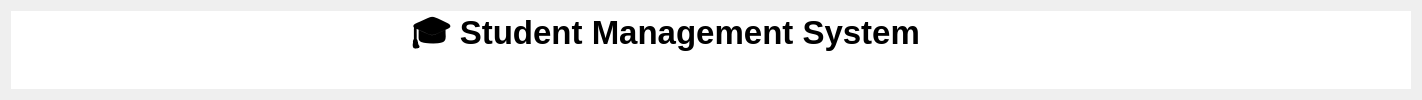
             <widget class="QWidget" name="stackedWidget_7Page1">
              <layout class="QGridLayout" name="gridLayout">
               <item row="0" column="0">
                <widget class="QWidget" name="widget_27" native="true">
                 <property name="minimumSize">
                  <size>
                   <width>1400</width>
                   <height>0</height>
                  </size>
                 </property>
                 <property name="maximumSize">
                  <size>
                   <width>1530</width>
                   <height>16777215</height>
                  </size>
                 </property>
                 <property name="styleSheet">
                  <string notr="true">background:white</string>
                 </property>
                 <layout class="QVBoxLayout" name="verticalLayout_14" stretch="0">
                  <property name="spacing">
                   <number>0</number>
                  </property>
                  <property name="leftMargin">
                   <number>0</number>
                  </property>
                  <property name="topMargin">
                   <number>0</number>
                  </property>
                  <property name="rightMargin">
                   <number>0</number>
                  </property>
                  <property name="bottomMargin">
                   <number>0</number>
                  </property>
                  <item>
                   <widget class="QWidget" name="widget_33" native="true">
                    <property name="styleSheet">
                     <string notr="true"/>
                    </property>
                    <widget class="QLabel" name="label_24">
                     <property name="geometry">
                      <rect>
                       <x>0</x>
                       <y>0</y>
                       <width>1491</width>
                       <height>921</height>
                      </rect>
                     </property>
                     <property name="text">
                      <string/>
                     </property>
                     <property name="pixmap">
                      <pixmap>images/ChatGPT Image Nov 21, 2025, 04_36_42 PM.png</pixmap>
                     </property>
                     <property name="scaledContents">
                      <bool>true</bool>
                     </property>
                    </widget>
                    <widget class="QLineEdit" name="lineEdit_84">
                     <property name="geometry">
                      <rect>
                       <x>1250</x>
                       <y>100</y>
                       <width>141</width>
                       <height>50</height>
                      </rect>
                     </property>
                     <property name="minimumSize">
                      <size>
                       <width>0</width>
                       <height>50</height>
                      </size>
                     </property>
                     <property name="font">
                      <font>
                       <pointsize>13</pointsize>
                      </font>
                     </property>
                     <property name="layoutDirection">
                      <enum>Qt::LeftToRight</enum>
                     </property>
                     <property name="styleSheet">
                      <string notr="true">background:grey;text-align:center;</string>
                     </property>
                     <property name="text">
                      <string/>
                     </property>
                     <property name="placeholderText">
                      <string/>
                     </property>
                    </widget>
                    <widget class="QLabel" name="label_8">
                     <property name="geometry">
                      <rect>
                       <x>1250</x>
                       <y>60</y>
                       <width>151</width>
                       <height>31</height>
                      </rect>
                     </property>
                     <property name="font">
                      <font>
                       <pointsize>14</pointsize>
                      </font>
                     </property>
                     <property name="styleSheet">
                      <string notr="true">color:white;
background:none</string>
                     </property>
                     <property name="text">
                      <string>Total Student</string>
                     </property>
                    </widget>
                    <widget class="QLabel" name="label_37">
                     <property name="geometry">
                      <rect>
                       <x>1250</x>
                       <y>160</y>
                       <width>151</width>
                       <height>31</height>
                      </rect>
                     </property>
                     <property name="font">
                      <font>
                       <pointsize>14</pointsize>
                      </font>
                     </property>
                     <property name="styleSheet">
                      <string notr="true">color:white;
background:none</string>
                     </property>
                     <property name="text">
                      <string>Total Teacher</string>
                     </property>
                    </widget>
                    <widget class="QLineEdit" name="lineEdit_85">
                     <property name="geometry">
                      <rect>
                       <x>1250</x>
                       <y>200</y>
                       <width>141</width>
                       <height>50</height>
                      </rect>
                     </property>
                     <property name="minimumSize">
                      <size>
                       <width>0</width>
                       <height>50</height>
                      </size>
                     </property>
                     <property name="font">
                      <font>
                       <pointsize>13</pointsize>
                      </font>
                     </property>
                     <property name="styleSheet">
                      <string notr="true">background:grey</string>
                     </property>
                     <property name="text">
                      <string/>
                     </property>
                    </widget>
                    <widget class="QLabel" name="label_38">
                     <property name="geometry">
                      <rect>
                       <x>1250</x>
                       <y>260</y>
                       <width>151</width>
                       <height>31</height>
                      </rect>
                     </property>
                     <property name="font">
                      <font>
                       <pointsize>14</pointsize>
                      </font>
                     </property>
                     <property name="styleSheet">
                      <string notr="true">color:white;
background:none</string>
                     </property>
                     <property name="text">
                      <string>Total Course</string>
                     </property>
                    </widget>
                    <widget class="QLineEdit" name="lineEdit_86">
                     <property name="geometry">
                      <rect>
                       <x>1250</x>
                       <y>300</y>
                       <width>141</width>
                       <height>50</height>
                      </rect>
                     </property>
                     <property name="minimumSize">
                      <size>
                       <width>0</width>
                       <height>50</height>
                      </size>
                     </property>
                     <property name="font">
                      <font>
                       <pointsize>13</pointsize>
                      </font>
                     </property>
                     <property name="styleSheet">
                      <string notr="true">background:grey</string>
                     </property>
                     <property name="text">
                      <string/>
                     </property>
                    </widget>
                    <widget class="QLabel" name="label_39">
                     <property name="geometry">
                      <rect>
                       <x>400</x>
                       <y>0</y>
                       <width>691</width>
                       <height>51</height>
                      </rect>
                     </property>
                     <property name="font">
                      <font>
                       <pointsize>25</pointsize>
                       <weight>75</weight>
                       <bold>true</bold>
                      </font>
                     </property>
                     <property name="styleSheet">
                      <string notr="true">background:none</string>
                     </property>
                     <property name="text">
                      <string>🎓 Student Management System</string>
                     </property>
                    </widget>
                    <widget class="QLabel" name="label_40">
                     <property name="geometry">
                      <rect>
                       <x>70</x>
                       <y>730</y>
                       <width>431</width>
                       <height>51</height>
                      </rect>
                     </property>
                     <property name="font">
                      <font>
                       <pointsize>24</pointsize>
                       <weight>75</weight>
                       <bold>true</bold>
                      </font>
                     </property>
                     <property name="styleSheet">
                      <string notr="true">color:white;
background:none</string>
                     </property>
                     <property name="text">
                      <string>Management System</string>
                     </property>
                    </widget>
                    <widget class="QLabel" name="label_41">
                     <property name="geometry">
                      <rect>
                       <x>70</x>
                       <y>780</y>
                       <width>751</width>
                       <height>50</height>
                      </rect>
                     </property>
                     <property name="font">
                      <font>
                       <pointsize>20</pointsize>
                       <weight>75</weight>
                       <bold>true</bold>
                      </font>
                     </property>
                     <property name="styleSheet">
                      <string notr="true">color:white;
background:none</string>
                     </property>
                     <property name="text">
                      <string>Manage student record easily and efficiently.</string>
                     </property>
                    </widget>
                    <widget class="QLabel" name="label_36">
                     <property name="geometry">
                      <rect>
                       <x>70</x>
                       <y>680</y>
                       <width>521</width>
                       <height>51</height>
                      </rect>
                     </property>
                     <property name="font">
                      <font>
                       <pointsize>25</pointsize>
                       <weight>75</weight>
                       <bold>true</bold>
                      </font>
                     </property>
                     <property name="styleSheet">
                      <string notr="true">color:white;
background:none</string>
                     </property>
                     <property name="text">
                      <string>Welcome to the Student</string>
                     </property>
                    </widget>
                    <widget class="QLabel" name="label_42">
                     <property name="geometry">
                      <rect>
                       <x>1150</x>
                       <y>850</y>
                       <width>321</width>
                       <height>31</height>
                      </rect>
                     </property>
                     <property name="font">
                      <font>
                       <pointsize>11</pointsize>
                      </font>
                     </property>
                     <property name="styleSheet">
                      <string notr="true">color:white;
background:none</string>
                     </property>
                     <property name="text">
                      <string>@ 2025 Student Management System</string>
                     </property>
                    </widget>
                   </widget>
                  </item>
                 </layout>
                </widget>
               </item>
              </layout>
             </widget>
